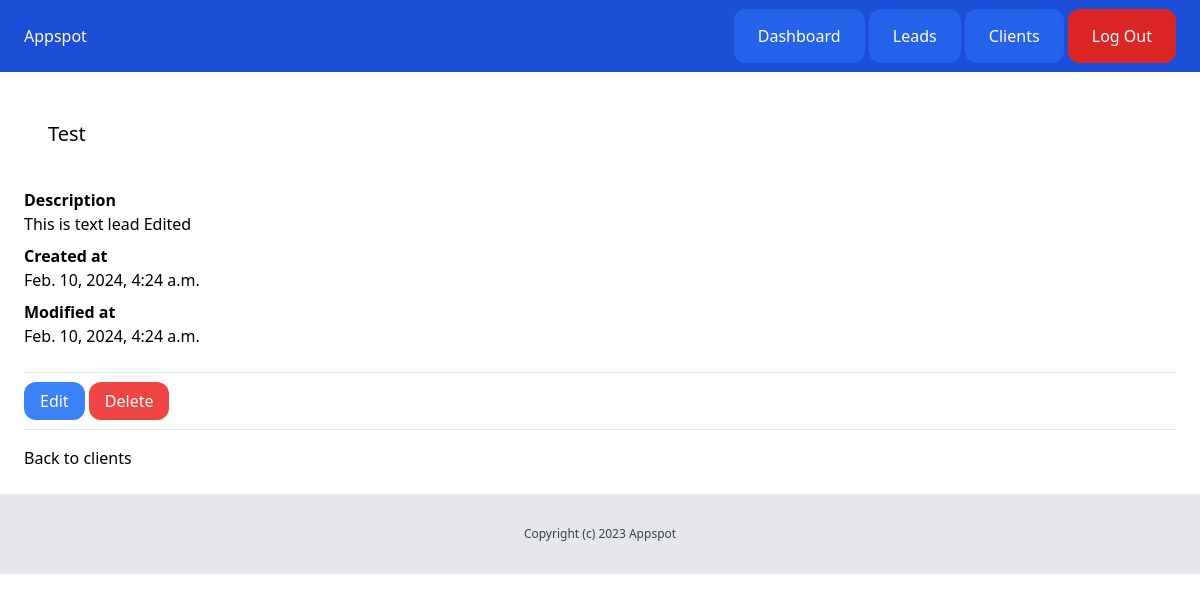
/dashboard/clients/1/ (signed in), run on the app's committed database.
### client/models.py (models this page shows, shortened)
class Client(models.Model):
    name = models.CharField(max_length=255)
    email = models.EmailField()
    description = models.TextField(blank=True, null=True)
    created_by = models.ForeignKey(User, related_name='clients', on_delete=models.CASCADE)
    created_at = models.DateTimeField(auto_now_add=True)
    modified_at = models.DateTimeField(auto_now=True)

### client/views.py (the view)
# urls.py: path('<int:pk>/', views.clients_detail, name='clients_detail'),
@login_required
def clients_detail(request, pk):
    client = get_object_or_404(Client, pk=pk, created_by=request.user)
    return render(request, 'client/clients_detail.html', {
        'client': client,
    })

### client/templates/client/clients_detail.html (shortened to what this page needs)
{% extends 'core/base.html' %}
{% block content %}
<div class="py-6 px-6">
    <h1 class="mb-4 text-xl py-6 px-6">{{client.name}}</h1>
    {% if client.description %}
    <p class="font-semibold">Description</p>
    <p class="mb-2">{{client.description}}</p>
    {% endif %}
    <p class="font-semibold">Created at</p>
    <p class="mb-2">{{client.created_at}}</p>
    <p class="font-semibold">Modified at</p>
    <p class="mb-6">{{client.modified_at}}</p>
    <hr class="my-4">
    <a href="#" class="py-2 px-4 rounded-xl text-white bg-blue-500">Edit</a>
    <a href="#" class="py-2 px-4 rounded-xl text-white bg-red-500">Delete</a>
    <hr class="my-4">
    <a href="{% url 'clients_list' %}">Back to clients</a>
</div>
{% endblock%}

### data on the page
Client: name "Test", description "This is text lead Edited", created_at "Feb. 10, 2024, 4:24 a.m.", modified_at "Feb. 10, 2024, 4:24 a.m."
